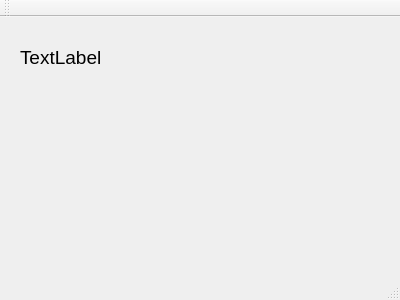
<?xml version="1.0" encoding="UTF-8"?>
<ui version="4.0">
 <class>TcpClientMainWindow</class>
 <widget class="QMainWindow" name="TcpClientMainWindow">
  <property name="geometry">
   <rect>
    <x>0</x>
    <y>0</y>
    <width>400</width>
    <height>300</height>
   </rect>
  </property>
  <property name="windowTitle">
   <string>TcpClientMainWindow</string>
  </property>
  <widget class="QWidget" name="centralWidget">
   <widget class="QLabel" name="label">
    <property name="geometry">
     <rect>
      <x>20</x>
      <y>20</y>
      <width>281</width>
      <height>41</height>
     </rect>
    </property>
    <property name="font">
     <font>
      <pointsize>14</pointsize>
     </font>
    </property>
    <property name="text">
     <string>TextLabel</string>
    </property>
   </widget>
  </widget>
  <widget class="QMenuBar" name="menuBar">
   <property name="geometry">
    <rect>
     <x>0</x>
     <y>0</y>
     <width>400</width>
     <height>21</height>
    </rect>
   </property>
  </widget>
  <widget class="QToolBar" name="mainToolBar">
   <attribute name="toolBarArea">
    <enum>TopToolBarArea</enum>
   </attribute>
   <attribute name="toolBarBreak">
    <bool>false</bool>
   </attribute>
  </widget>
  <widget class="QStatusBar" name="statusBar"/>
 </widget>
 <layoutdefault spacing="6" margin="11"/>
 <resources/>
 <connections/>
</ui>
